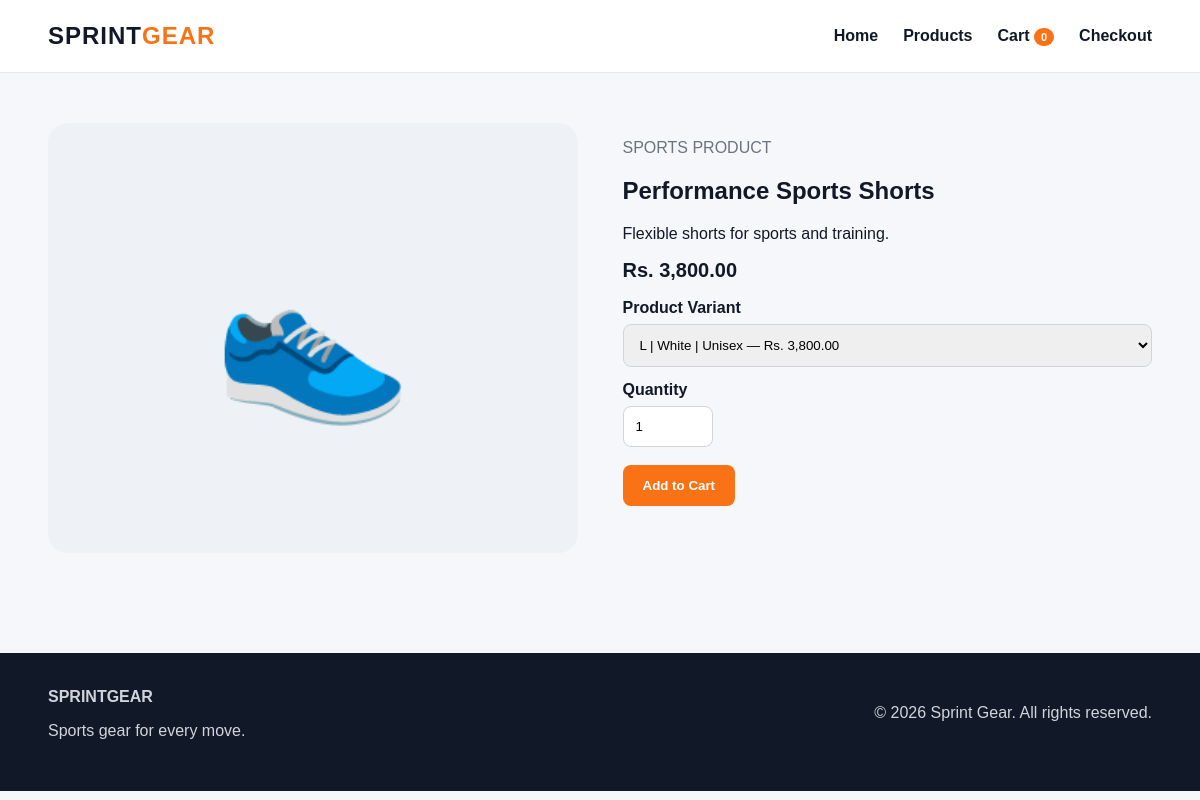
The page /product-details.php?id=3 on the database its author committed.
### tables this page shows
CREATE TABLE Product (
    Product_ID INT AUTO_INCREMENT PRIMARY KEY,
    Category_ID INT NOT NULL,
    Product_Name VARCHAR(150) NOT NULL,
    Price DECIMAL(10,2) NOT NULL,
    Description TEXT,
    Status VARCHAR(30),

    FOREIGN KEY (Category_ID)
        REFERENCES Category(Category_ID)
        ON DELETE RESTRICT
        ON UPDATE CASCADE
);

### product-details.php (the view, shortened to what this page needs)
<?php
require "config/database.php";
$id = (int)($_GET['id'] ?? 0);
$stmt = $pdo->prepare("SELECT * FROM Product WHERE Product_ID=?");
$stmt->execute([$id]);
$product = $stmt->fetch();
$vs = $pdo->prepare("SELECT pv.*, s.Size_Name, c.Color_Name, g.Gender_Name, m.Material_Name
FROM Product_Variant pv
LEFT JOIN Size s ON pv.Size_ID=s.Size_ID
LEFT JOIN Color c ON pv.Color_ID=c.Color_ID
LEFT JOIN Gender g ON pv.Gender_ID=g.Gender_ID
LEFT JOIN Material m ON pv.Material_ID=m.Material_ID
WHERE pv.Product_ID=?");
$vs->execute([$id]); $variants=$vs->fetchAll();
include "includes/header.php";
?>
<section class="details"><div class="container details-grid">
  <div class="product-visual">👟</div>
  <div>
    <p class="muted">SPORTS PRODUCT</p>
    <h1><?= htmlspecialchars($product['Product_Name']) ?></h1>
    <p><?= htmlspecialchars($product['Description'] ?? '') ?></p>
    <h2 class="price">Rs. <?= number_format($product['Price'],2) ?></h2>
    <form method="post">
      <label>Product Variant</label>
      <select name="variant_id" required>
        <?php foreach($variants as $v): ?>
        <option value="<?= $v['Variant_ID'] ?>">
          <?= htmlspecialchars(($v['Size_Name']??'') . " | " . ($v['Color_Name']??'') . " | " . ($v['Gender_Name']??'')) ?>
          — Rs. <?= number_format($v['Price'],2) ?>
        </option>
        <?php endforeach; ?>
      </select>
      <label>Quantity</label><input class="qty" type="number" name="quantity" value="1" min="1">
      <br><br><button class="btn" type="submit">Add to Cart</button>
    </form>
  </div>
</div></section>
<?php include "includes/footer.php"; ?>

### style.css (style rules this page uses)
:root { --dark:#111827; --accent:#f97316; --light:#f5f7fa; --muted:#6b7280; --white:#fff; --border:#e5e7eb; --green:#16a34a; }
* { box-sizing:border-box }
body { margin:0;font-family:Arial,Helvetica,sans-serif;color:var(--dark);background:var(--light) }
.container { width:min(1120px,92%);margin:auto }
.btn { display:inline-block;border:0;border-radius:8px;padding:13px 20px;font-weight:700;cursor:pointer;background:var(--accent);color:white }
.price { font-weight:800;font-size:20px }
.muted { color:var(--muted) }
.details { padding:50px 0 }
.details-grid { display:grid;grid-template-columns:1fr 1fr;gap:45px }
.product-visual { background:#eef1f5;border-radius:20px;min-height:430px;display:flex;align-items:center;justify-content:center;font-size:160px }
label { display:block;font-weight:700;margin:14px 0 7px }
select,input { padding:12px;border:1px solid #d1d5db;border-radius:8px;width:100% }
.qty { width:90px }

### rows shown on the page
product: Product_Name "Performance Sports Shorts", Description "Flexible shorts for sports and training.", Price "3,800.00"

### other values the page prints
$cartCount "0"
form field variant_id "L | White | Unisex — Rs. 3,800.00"
